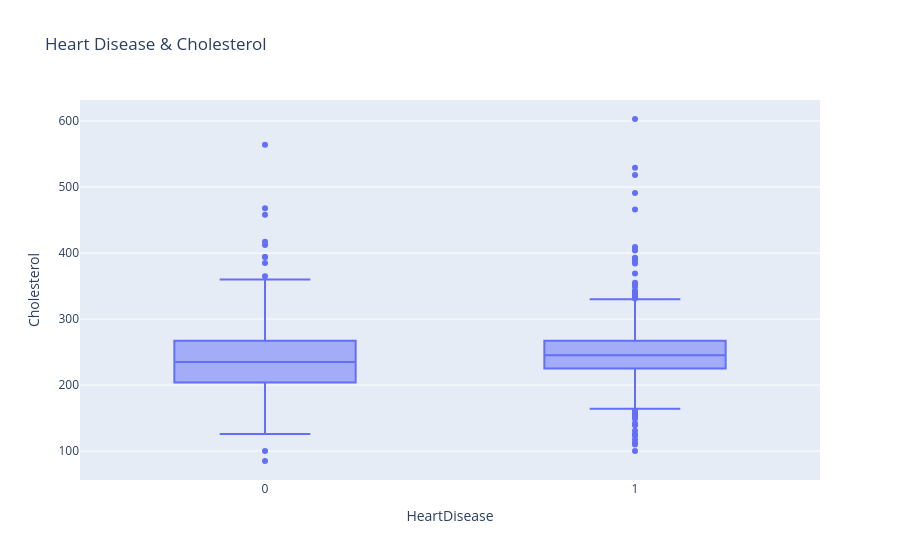

Notebook code cell kept with this figure:
### Code cell
fig = px.box(df, x= "HeartDisease", y= "Cholesterol", title= "Heart Disease & Cholesterol")
fig.show()

### Figure 1 — Plotly figure (JSON) as saved in the notebook; plotly's stock layout.template omitted (floating-point values rounded to 4 significant figures; data arrays with more than 128 entries replaced by an {"elided": "..."} marker saying what was removed)
{"data": [{"alignmentgroup": "True", "hovertemplate": "HeartDisease=%{x}<br>Cholesterol=%{y}<extra></extra>", "legendgroup": "", "marker": {"color": "#636efa"}, "name": "", "notched": false, "offsetgroup": "", "orientation": "v", "showlegend": false, "type": "box", "x": {"elided": "918 int values"}, "x0": " ", "xaxis": "x", "y": {"elided": "918 float values"}, "y0": " ", "yaxis": "y"}], "layout": {"boxmode": "group", "legend": {"tracegroupgap": 0}, "title": {"text": "Heart Disease & Cholesterol"}, "xaxis": {"anchor": "y", "domain": [0, 1], "title": {"text": "HeartDisease"}}, "yaxis": {"anchor": "x", "domain": [0, 1], "title": {"text": "Cholesterol"}}}}
